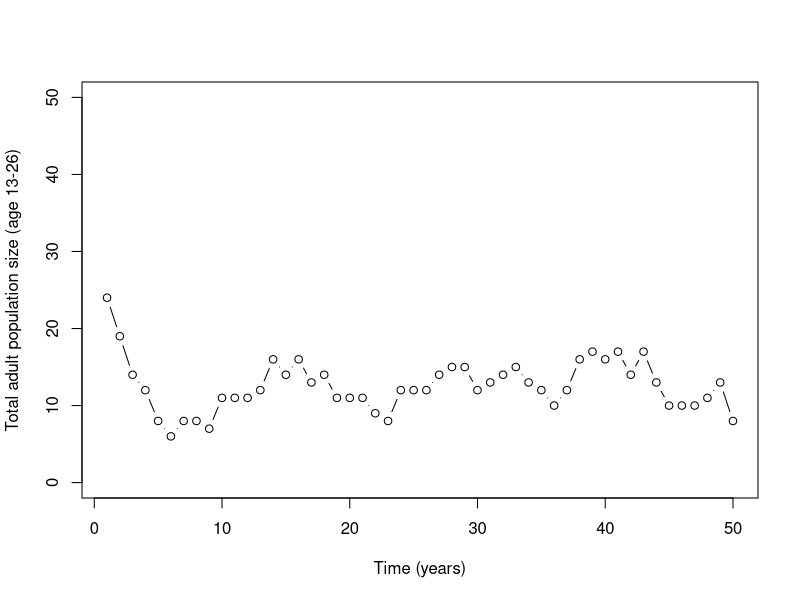

The R script that drew this image:

#This script runs a population model for lemon sharks in a nursery lagoon in Bimini, Bahamas. 
#This model is desribed in White et al 2014 "Modeling lemon shark population dynamics" https://biologydirect.biomedcentral.com/articles/10.1186/1745-6150-9-23
#Currently the script using a Poisson process to calculate litter sizes but this can be modified to use a litter size distribution from a genetic study (see below and paper)

#this code has not been optimized for speed

#Created by Easton R. White 
#Created: 17-Apr-2012
#Last edited: 14-Apr-2014
#First uploaded to GitHub on 14-Apr-2014

#Intial condition for Lemon shark population size
IC= c(30,30,10,15,15,5,5,3,3,3,3,3,2,2,2,2,2,2,1,1,1,1,2,2,2,2)

#set number of runs for model
no.runs= 1

#keep track of variance and mean of Juvenile population size over a series of runs with the model
J_var= matrix(0,nrow=1,ncol=no.runs)
J_mean= matrix(0,nrow=1,ncol=no.runs)


#Probablities for different litter sizes (see paper for details) based on genetic data
birthprob=c(0.02272727,0.14772727,0.113636,0.143939,0.0757575,0.1022727,0.06060606,0.0492424,0.09848484,0.0643939,0.04166666,0.034090909,0.02272727,0.00378787,0.0151515,0,0,0.0037878)


for (g in 1:(no.runs)){

	max.time = 50
	#set up matrix (Lemons) to track number of individuals in each age class over time and matrix (Stable_age) to track the age distribution through time
	Lemons = matrix(IC,nrow= 26,ncol=max.time)
	Stable_age =matrix(0,nrow=26,ncol=max.time)
	
	#initialize matrices
	Lemons[1:26,1] = IC
	Stable_age[1:26,1]=IC/sum(IC)
	
	#keep track of Juveniles, Subadults, and Adults
	J =  sum(Lemons[1:3,1])    #Juveniles and newborns in lagoon
	S =  sum(Lemons[4:12,1])   #subadults who have left the lagoon and cannot reproduce
	A =  sum(Lemons[13:26,1])  #adults who can reproduce
	
	#initialize parameters (these are described in the paper)
	b=6.087   #Number of offspring per female 8.3 from Feldheim 2002, 6.7 from 
	h=1   	  #hill coefficient
	k=100     #half saturation constant (Estimated from Gruber 2001)
	u=0.15    #adult mortality rate
	
	
		for (j in 2:(max.time)){
				Lemons[1,j]= sum(rpois(sum(Lemons[13:26,j-1])/4,b))  #use Poisson distribution to choose litter size
		 		#Lemons[1,j] =	sum(sample(1:18,sum(Lemons[13:26,j-1]/  4),replace=TRUE,prob=birthprob)) #use distribution of litter sizes estimated from genetic data
				Lemons[2,j] = Lemons[1,j-1] - rbinom (1, Lemons[1,j-1],(Lemons[1,j-1]^h)/(k+Lemons[1,j-1]^h))
				Lemons[3,j] = Lemons[2,j-1] - rbinom (1, Lemons[2,j-1],u)
				Lemons[4,j] = Lemons[3,j-1] - rbinom (1, Lemons[3,j-1], u)
					for (i in 5:25){
					    Lemons[i,j] = Lemons[i-1,j-1] - rbinom (1, Lemons[i-1,j-1], u)
					}
					Lemons[26,j] = Lemons[25,j-1] - rbinom (1, Lemons[25,j-1], 1)
		          J = c(J, sum(Lemons[1:3,j]))
			 	  S = c(S, sum(Lemons[4:12,j]))
			  	  A = c(A, sum(Lemons[13:26,j]))
		
		Stable_age[1:26,j]=(Lemons[1:26,j]/sum(Lemons[1:26,j]))*100

		}#end of time loop 


#call to randomly select 17 year chunks from each trial after accounting for 100 years of transition dynamics
Sequence=sample(100:(max.time), size=1, replace=TRUE) #15
J_var[g]= var(J[(Sequence-16):Sequence])   #15
J_mean[g]= mean(J[(Sequence-16):Sequence])


}#end of trial loop 

J_var = c(J_var)
J_mean= c(J_mean)

print("Juvenile_mean")
print(mean(J_mean))
print("Juvenile_variance")
print(mean(J_var))

plot(A[1:max.time],type="b", ylim=c(0, 50), ylab='Total adult population size (age 13-26)', xlab='Time (years)')
#points(J[1:max.time],type="b", col=g)

